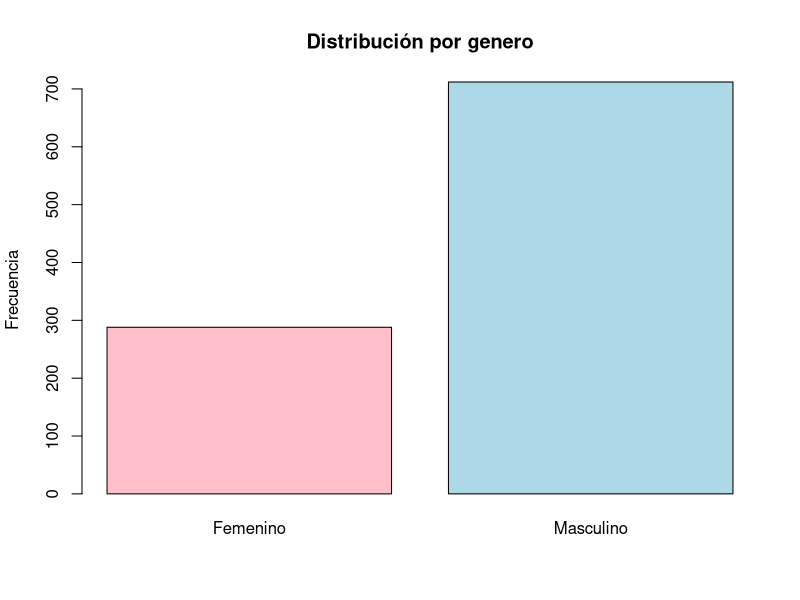
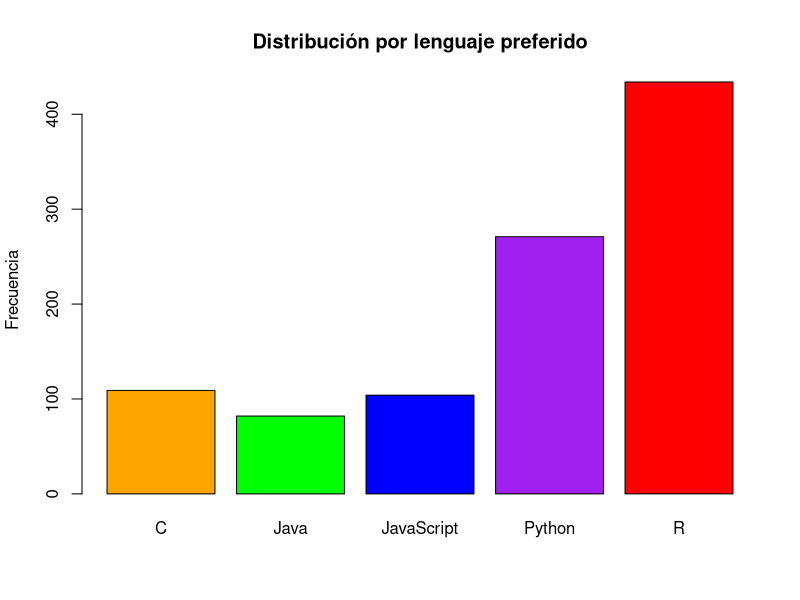
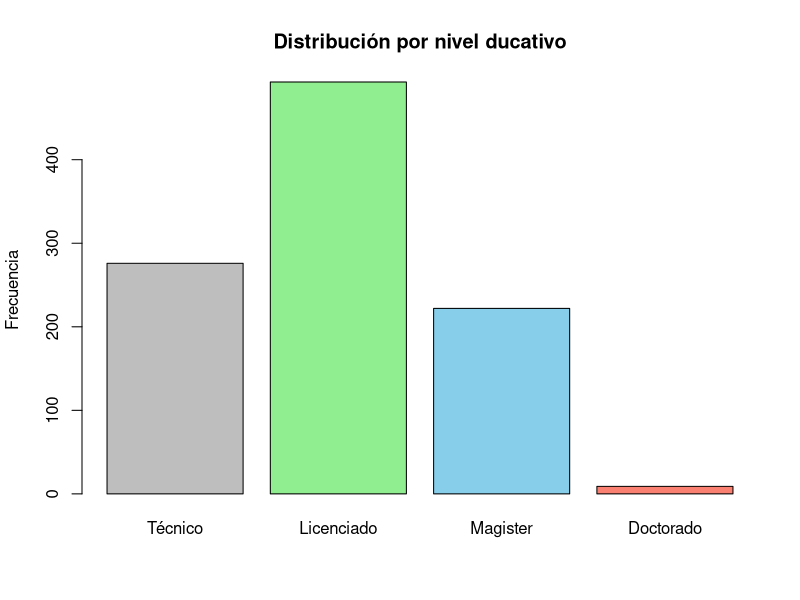
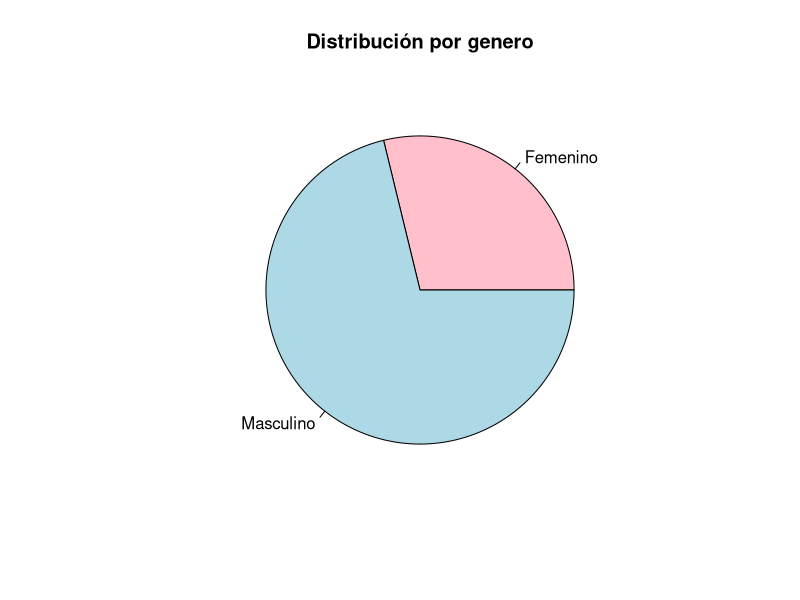
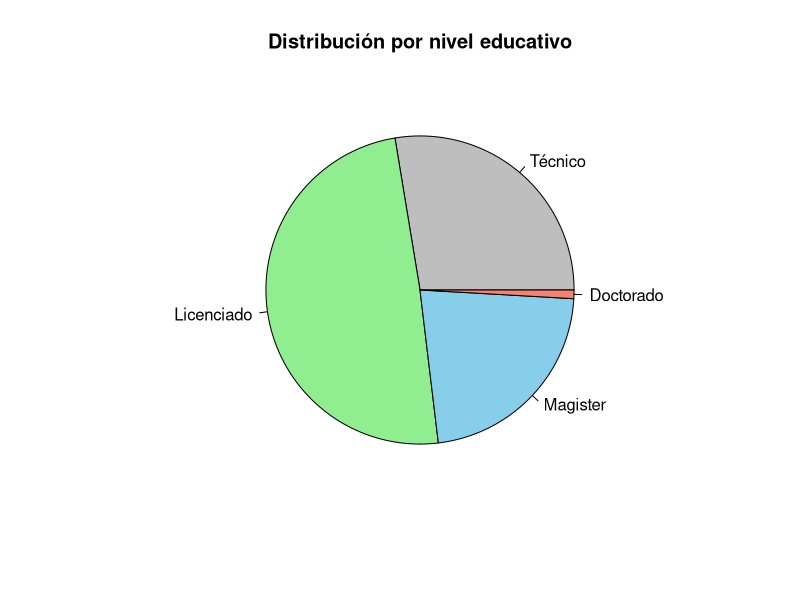
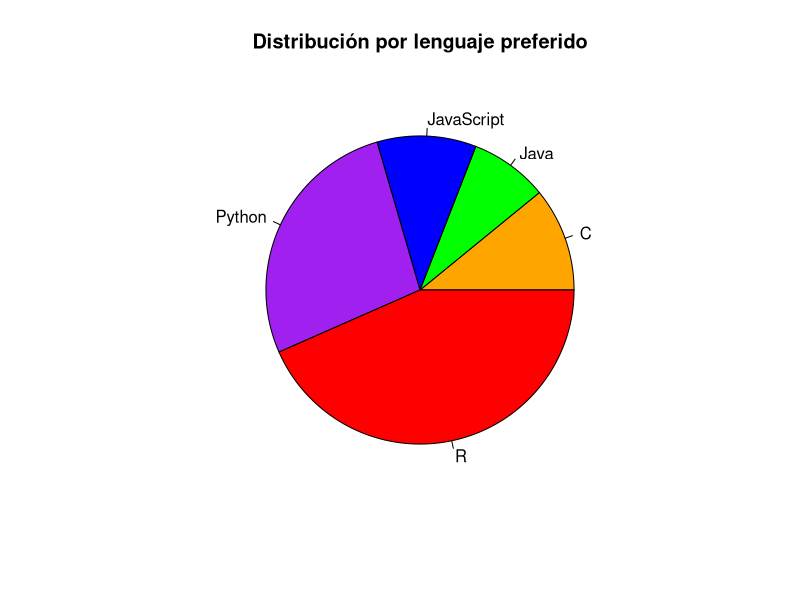
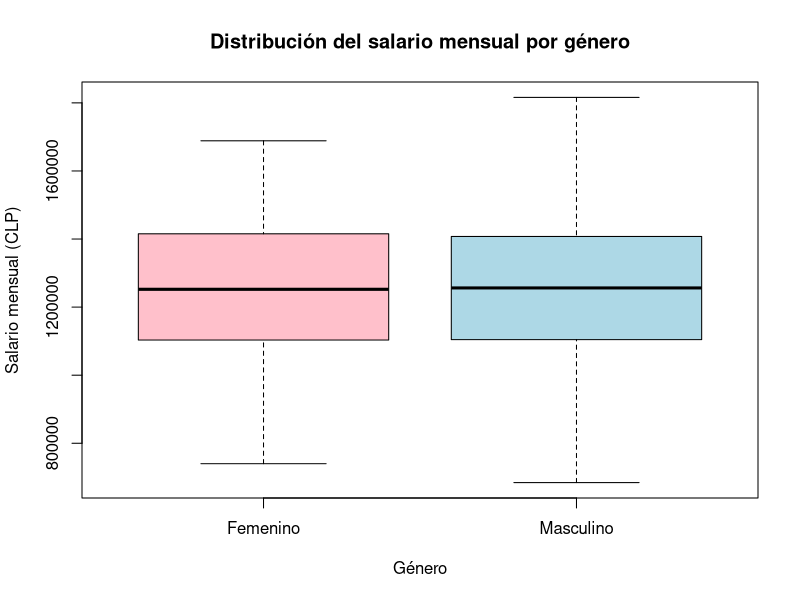
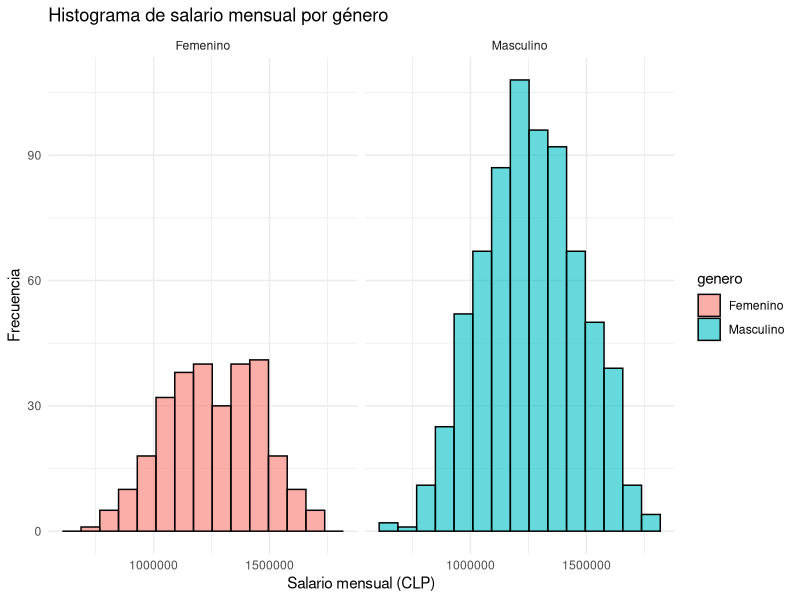

Source code (R) for these figures, in order:
## 1 ##################################################

library(readxl)
library(ggplot2)
#setwd("C:/Users/Basti/Desktop/proyectos/UDA/uda-r/formacion 3")
setwd("/home/miitsuki/Escritorio/Proyectos/UDA - r/formacion 3")
bd_programadores <- read_excel("bd_programadores.xlsx")

str(bd_programadores)

# Variables cualitativas 
# Nominales: genero - lenguaje_preferido
# Ordinales: nivel_educativo

# Variables cuantitativas
# Discretas: Edad - horas_trabajo_semanal - proyectos_realizados 
# - salario_mensual - experiencia          

bd_programadores$genero <- as.factor(bd_programadores$genero)
bd_programadores$lenguaje_preferido <- as.factor(bd_programadores$lenguaje_preferido)
bd_programadores$nivel_educativo <- as.factor(bd_programadores$nivel_educativo)


tabla_genero <- table(bd_programadores$genero)
prop_genero <- prop.table(tabla_genero)
percent_genero <- prop_genero * 100

tabla_lp <- table(bd_programadores$lenguaje_preferido)
prop_lp <- prop.table(tabla_lp)
percent_lp <- prop_lp * 100

tabla_ne <- table(bd_programadores$nivel_educativo)
prop_ne <- prop.table(tabla_ne)
percent_ne <- prop_ne * 100

# Graficos de barras

colores_genero <- c("pink", "lightblue")
colores_lp <- c("orange", "green", "blue", "purple", "red")
colores_ne <- c("gray", "lightgreen", "skyblue", "salmon")


barplot(tabla_genero, col = colores_genero, 
        main = "Distribución por genero", 
        ylab = "Frecuencia",)

barplot(tabla_lp, col = colores_lp, 
        main = "Distribución por lenguaje preferido", 
        ylab = "Frecuencia")

orden <- c("Técnico", "Licenciado", "Magister", "Doctorado")
barplot(tabla_ne[orden], col = colores_ne, 
        main = "Distribución por nivel ducativo", 
        ylab = "Frecuencia")

# Graficos torta
pie(c(288, 712),
    main = "Distribución por genero",
    labels = c("Femenino", "Masculino"),
    col = colores_genero)

pie(c(276, 493, 222, 9),
    main = "Distribución por nivel educativo",
    labels = c("Técnico", "Licenciado", "Magister", "Doctorado"),
    col= colores_ne)
  
pie(c(109, 82, 104, 271, 434),
    main = "Distribución por lenguaje preferido",
    labels = c("C", "Java", "JavaScript", "Python", "R"),
    col= colores_lp)


## 2 #########################################

salario_mensual <- bd_programadores$salario_mensual
genero <- bd_programadores$genero

# Media por genero
media_f <- mean(salario_mensual[genero == "Femenino"])
media_m <- mean(salario_mensual[genero == "Masculino"])

# Mediana por genero
mediana_f <- median(salario_mensual[genero == "Femenino"])
mediana_m <- median(salario_mensual[genero == "Masculino"])

cat("Masculino - Media:", media_m, "Mediana:", mediana_m, "\n")
cat("Femenino - Media:", media_f, "Mediana:", mediana_f, "\n")

x11()

boxplot(salario_mensual ~ genero,
        main = "Distribución del salario mensual por género",
        xlab = "Género", ylab = "Salario mensual (CLP)",
        col = c("pink", "lightblue"))

# Desviación estandar por genero
desv_m <- sd(salario_mensual[genero == "Masculino"])
desv_f <- sd(salario_mensual[genero == "Femenino"])

# Rango
range_m <- diff(range(salario_mensual[genero == "Masculino"]))
range_f <- diff(range(salario_mensual[genero == "Femenino"]))

# Varianza
var_m <- var(salario_mensual[genero == "Masculino"])
var_f <- var(salario_mensual[genero == "Femenino"])

ggplot(bd_programadores, aes(x = salario_mensual, fill = genero)) +
  geom_histogram(position = "identity", alpha = 0.6, bins = 15, color = "black",
                 ill = "steelblue", color = "black", alpha = 0.8) +
  facet_wrap(~ genero) +
  labs(title = "Histograma de salario mensual por género",
       x = "Salario mensual (CLP)", y = "Frecuencia") +
  theme_minimal()


## 3 ###################################################################

nivel_educativo <- bd_programadores$nivel_educativo
lenguaje_preferido <- bd_programadores$lenguaje_preferido

media_edu <- tapply(salario_mensual, nivel_educativo, mean)
mediana_edu <- tapply(salario_mensual, nivel_educativo, median)
desv_edu <- tapply(salario_mensual, nivel_educativo, sd)

x11()
# Boxplot por lenguaje
boxplot(salario_mensual ~ nivel_educativo,
        data = bd_programadores,
        main = "Salario mensual según Nivel Educativo",
        xlab = "Nivel educativo", ylab = "Salario mensual (CLP)",
        col = "lightblue", las = 2) 


# Histograma por lenguaje
ggplot(bd_programadores, aes(x = salario_mensual, fill = nivel_educativo)) +
  geom_histogram(position = "identity", alpha = 0.6, bins = 15, color = "black",
                 ill = "steelblue", color = "black", alpha = 0.8) +
  facet_wrap(~ nivel_educativo) +
  labs(title = "Histograma de salario mensual por Nivel Educativo",
       x = "Salario mensual (CLP)", y = "Frecuencia") +
  theme_minimal()

# Medidas por lenguaje preferido
media_leng <- tapply(salario_mensual, bd_programadores$lenguaje_preferido, mean)
mediana_leng <- tapply(salario_mensual, bd_programadores$lenguaje_preferido, median)
desv_leng <- tapply(salario_mensual, bd_programadores$lenguaje_preferido, sd)

# Boxplot por lenguaje
boxplot(salario_mensual ~ lenguaje_preferido,
        data = bd_programadores,
        main = "Salario mensual según lenguaje preferido",
        xlab = "Lenguaje de programación", ylab = "Salario mensual (CLP)",
        col = "lightblue", las = 2)  # las = 2 para girar etiquetas si son largas

# Histograma por lenguaje
ggplot(bd_programadores, aes(x = salario_mensual, fill = lenguaje_preferido)) +
  geom_histogram(position = "identity", alpha = 0.6, bins = 15) +
  facet_wrap(~ lenguaje_preferido) +
  labs(title = "Histograma de salario mensual por lenguaje preferido",
       x = "Salario mensual (CLP)", y = "Frecuencia") +
  theme_minimal()

## 4 ##########################################

# Lista de variables cuantitativas
variables_cuantitativas <- c("edad", "horas_trabajo_semanal", "experiencia",
                             "proyectos_realizados", "salario_mensual")

# Función para calcular frecuencias observadas y evaluar Chebyshev
analizar_variable <- function(var) {
  x <- bd_programadores[[var]]
  media <- mean(x)
  desv <- sd(x)
  
  emp_1 <- mean(x >= (media - 1*desv) & x <= (media + 1*desv))
  emp_2 <- mean(x >= (media - 2*desv) & x <= (media + 2*desv))
  emp_3 <- mean(x >= (media - 3*desv) & x <= (media + 3*desv))
  
  cheb_2 <- emp_2 >= 0.75
  cheb_3 <- emp_3 >= 0.8889
  
  cat("VARIABLE:", var, "\n")
  cat("Media:", round(media, 2), "Desv.Est.:", round(desv, 2), "\n")
  cat("±1 desviación:", round(emp_1 * 100, 2), "%\n")
  cat("±2 desviaciones:", round(emp_2 * 100, 2), "% →", 
      ifelse(cheb_2, "Cumple Chebyshev", "No cumple"), "\n")
  cat("±3 desviaciones:", round(emp_3 * 100, 2), "% →", 
      ifelse(cheb_3, "Cumple Chebyshev", "No cumple"), "\n\n")
}

# Aplicar a cada variable
for (var in variables_cuantitativas) {
  analizar_variable(var)
}

## 5 - 6 ####################################################

boxplot(salario_mensual ~ genero,
        main = "Distribución del salario mensual por género",
        xlab = "Género", ylab = "Salario mensual (CLP)",
        col = c("pink", "lightblue"))

boxplot(salario_mensual ~ nivel_educativo,
        data = bd_programadores,
        main = "Salario mensual según Nivel Educativo",
        xlab = "Nivel educativo", ylab = "Salario mensual (CLP)",
        col = "lightblue", las = 2)

boxplot(salario_mensual ~ lenguaje_preferido,
        data = bd_programadores,
        main = "Salario mensual según lenguaje preferido",
        xlab = "Lenguaje de programación", ylab = "Salario mensual (CLP)",
        col = "lightblue", las = 2)

## 7 ##############################################################

# Seleccionar solo las variables cuantitativas
datos_cuantitativos <- bd_programadores[, c("edad", "horas_trabajo_semanal", "experiencia",
                                            "proyectos_realizados", "salario_mensual")]

# Matriz de correlación de Pearson
correlaciones <- cor(datos_cuantitativos)
print(correlaciones)

pairs(datos_cuantitativos,
      main = "Matriz de dispersión entre variables cuantitativas",
      pch = 19, col = "steelblue")

